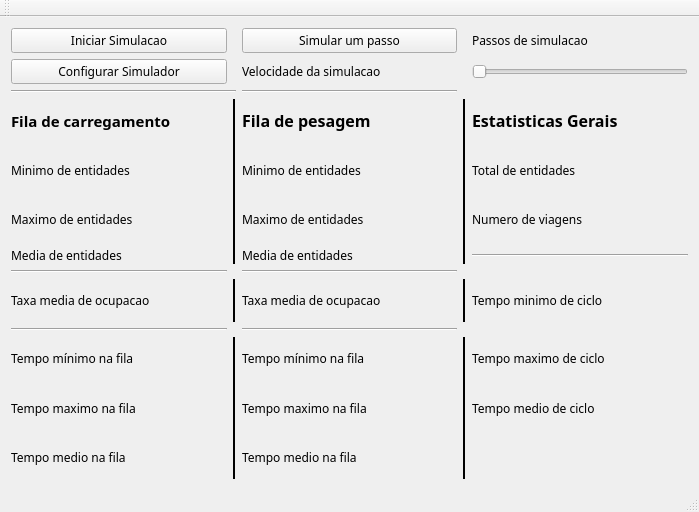
<?xml version="1.0" encoding="UTF-8"?>
<ui version="4.0">
 <class>JanelaPrincipal</class>
 <widget class="QMainWindow" name="JanelaPrincipal">
  <property name="windowModality">
   <enum>Qt::NonModal</enum>
  </property>
  <property name="geometry">
   <rect>
    <x>0</x>
    <y>0</y>
    <width>699</width>
    <height>512</height>
   </rect>
  </property>
  <property name="font">
   <font>
    <family>Ubuntu Mono</family>
   </font>
  </property>
  <property name="windowTitle">
   <string>Siga bem caminhoneiro</string>
  </property>
  <property name="locale">
   <locale language="Portuguese" country="Brazil"/>
  </property>
  <property name="tabShape">
   <enum>QTabWidget::Rounded</enum>
  </property>
  <widget class="QWidget" name="centralWidget">
   <layout class="QGridLayout" name="gridLayout">
    <item row="6" column="0">
     <widget class="QLabel" name="minimoEntidadesFilaCarregamento">
      <property name="text">
       <string>Minimo de entidades</string>
      </property>
     </widget>
    </item>
    <item row="14" column="5">
     <widget class="QLabel" name="tempoMaximoFilaPesagem">
      <property name="text">
       <string>Tempo maximo na fila</string>
      </property>
     </widget>
    </item>
    <item row="1" column="0">
     <widget class="QPushButton" name="botaoInciarPausar">
      <property name="text">
       <string>Iniciar Simulacao</string>
      </property>
     </widget>
    </item>
    <item row="7" column="5">
     <widget class="QLabel" name="maximoEntidadesPesagem">
      <property name="text">
       <string>Maximo de entidades</string>
      </property>
     </widget>
    </item>
    <item row="4" column="0" colspan="2">
     <widget class="Line" name="line_8">
      <property name="orientation">
       <enum>Qt::Horizontal</enum>
      </property>
     </widget>
    </item>
    <item row="5" column="7">
     <widget class="QLabel" name="tituloGerais">
      <property name="font">
       <font>
        <pointsize>12</pointsize>
        <weight>75</weight>
        <bold>true</bold>
       </font>
      </property>
      <property name="text">
       <string>Estatisticas Gerais</string>
      </property>
     </widget>
    </item>
    <item row="10" column="0">
     <widget class="Line" name="line_2">
      <property name="orientation">
       <enum>Qt::Horizontal</enum>
      </property>
     </widget>
    </item>
    <item row="7" column="0">
     <widget class="QLabel" name="maximoEntidadesFilaCarregamento">
      <property name="text">
       <string>Maximo de entidades</string>
      </property>
     </widget>
    </item>
    <item row="15" column="5">
     <widget class="QLabel" name="tempoMedioFilaPesagem">
      <property name="text">
       <string>Tempo medio na fila</string>
      </property>
     </widget>
    </item>
    <item row="8" column="0">
     <widget class="QLabel" name="mediaEntidadesFilaCarregamento">
      <property name="text">
       <string>Media de entidades</string>
      </property>
     </widget>
    </item>
    <item row="5" column="1" rowspan="4">
     <widget class="Line" name="line">
      <property name="contextMenuPolicy">
       <enum>Qt::PreventContextMenu</enum>
      </property>
      <property name="frameShadow">
       <enum>QFrame::Plain</enum>
      </property>
      <property name="lineWidth">
       <number>2</number>
      </property>
      <property name="orientation">
       <enum>Qt::Vertical</enum>
      </property>
     </widget>
    </item>
    <item row="14" column="0">
     <widget class="QLabel" name="tempoMaximoFilaCarregamento">
      <property name="text">
       <string>Tempo maximo na fila</string>
      </property>
     </widget>
    </item>
    <item row="12" column="0">
     <widget class="Line" name="line_5">
      <property name="orientation">
       <enum>Qt::Horizontal</enum>
      </property>
     </widget>
    </item>
    <item row="6" column="5">
     <widget class="QLabel" name="minimoEntidadesPesagem">
      <property name="text">
       <string>Minimo de entidades</string>
      </property>
     </widget>
    </item>
    <item row="2" column="0">
     <widget class="QPushButton" name="botaoConfigurar">
      <property name="text">
       <string>Configurar Simulador</string>
      </property>
     </widget>
    </item>
    <item row="5" column="0">
     <widget class="QLabel" name="tituloFilaCarregamento">
      <property name="font">
       <font>
        <family>Ubuntu Mono</family>
        <pointsize>11</pointsize>
        <weight>75</weight>
        <bold>true</bold>
       </font>
      </property>
      <property name="text">
       <string>Fila de carregamento</string>
      </property>
     </widget>
    </item>
    <item row="11" column="0">
     <widget class="QLabel" name="taxaOcupacaoCarregamento">
      <property name="text">
       <string>Taxa media de ocupacao</string>
      </property>
     </widget>
    </item>
    <item row="1" column="5">
     <widget class="QPushButton" name="botaoSimularPasso">
      <property name="text">
       <string>Simular um passo</string>
      </property>
     </widget>
    </item>
    <item row="13" column="0">
     <widget class="QLabel" name="tempoMinimoFilaCarregamento">
      <property name="text">
       <string>Tempo mínimo na fila</string>
      </property>
     </widget>
    </item>
    <item row="11" column="1">
     <widget class="Line" name="line_4">
      <property name="frameShadow">
       <enum>QFrame::Plain</enum>
      </property>
      <property name="lineWidth">
       <number>2</number>
      </property>
      <property name="midLineWidth">
       <number>1</number>
      </property>
      <property name="orientation">
       <enum>Qt::Vertical</enum>
      </property>
     </widget>
    </item>
    <item row="10" column="5">
     <widget class="Line" name="line_3">
      <property name="orientation">
       <enum>Qt::Horizontal</enum>
      </property>
     </widget>
    </item>
    <item row="13" column="5">
     <widget class="QLabel" name="tempoMinimoFilaPesagem">
      <property name="text">
       <string>Tempo mínimo na fila</string>
      </property>
     </widget>
    </item>
    <item row="15" column="0">
     <widget class="QLabel" name="tempoMedioFilaCarregamento">
      <property name="text">
       <string>Tempo medio na fila</string>
      </property>
     </widget>
    </item>
    <item row="13" column="1" rowspan="3">
     <widget class="Line" name="line_7">
      <property name="frameShadow">
       <enum>QFrame::Plain</enum>
      </property>
      <property name="lineWidth">
       <number>2</number>
      </property>
      <property name="orientation">
       <enum>Qt::Vertical</enum>
      </property>
     </widget>
    </item>
    <item row="11" column="5">
     <widget class="QLabel" name="taxaOcupacaoPesagem">
      <property name="text">
       <string>Taxa media de ocupacao</string>
      </property>
     </widget>
    </item>
    <item row="12" column="5">
     <widget class="Line" name="line_6">
      <property name="orientation">
       <enum>Qt::Horizontal</enum>
      </property>
     </widget>
    </item>
    <item row="4" column="5">
     <widget class="Line" name="line_9">
      <property name="orientation">
       <enum>Qt::Horizontal</enum>
      </property>
     </widget>
    </item>
    <item row="8" column="5">
     <widget class="QLabel" name="mediaEntidadesPesagem">
      <property name="text">
       <string>Media de entidades</string>
      </property>
     </widget>
    </item>
    <item row="5" column="5">
     <widget class="QLabel" name="titulaFilaPesagem">
      <property name="font">
       <font>
        <family>Ubuntu Mono</family>
        <pointsize>12</pointsize>
        <weight>75</weight>
        <bold>true</bold>
       </font>
      </property>
      <property name="text">
       <string>Fila de pesagem</string>
      </property>
     </widget>
    </item>
    <item row="5" column="6" rowspan="4">
     <widget class="Line" name="line_10">
      <property name="contextMenuPolicy">
       <enum>Qt::PreventContextMenu</enum>
      </property>
      <property name="frameShadow">
       <enum>QFrame::Plain</enum>
      </property>
      <property name="lineWidth">
       <number>2</number>
      </property>
      <property name="orientation">
       <enum>Qt::Vertical</enum>
      </property>
     </widget>
    </item>
    <item row="11" column="6">
     <widget class="Line" name="line_11">
      <property name="frameShadow">
       <enum>QFrame::Plain</enum>
      </property>
      <property name="lineWidth">
       <number>2</number>
      </property>
      <property name="midLineWidth">
       <number>1</number>
      </property>
      <property name="orientation">
       <enum>Qt::Vertical</enum>
      </property>
     </widget>
    </item>
    <item row="13" column="6" rowspan="3">
     <widget class="Line" name="line_12">
      <property name="frameShadow">
       <enum>QFrame::Plain</enum>
      </property>
      <property name="lineWidth">
       <number>2</number>
      </property>
      <property name="midLineWidth">
       <number>1</number>
      </property>
      <property name="orientation">
       <enum>Qt::Vertical</enum>
      </property>
     </widget>
    </item>
    <item row="6" column="7">
     <widget class="QLabel" name="totalEntidades">
      <property name="text">
       <string>Total de entidades</string>
      </property>
     </widget>
    </item>
    <item row="7" column="7">
     <widget class="QLabel" name="numeroViagem">
      <property name="text">
       <string>Numero de viagens</string>
      </property>
     </widget>
    </item>
    <item row="1" column="7">
     <widget class="QLabel" name="passosSimulacao">
      <property name="text">
       <string>Passos de simulacao</string>
      </property>
     </widget>
    </item>
    <item row="8" column="7">
     <widget class="Line" name="line_13">
      <property name="orientation">
       <enum>Qt::Horizontal</enum>
      </property>
     </widget>
    </item>
    <item row="11" column="7">
     <widget class="QLabel" name="tempoMinimoCiclo">
      <property name="text">
       <string>Tempo minimo de ciclo</string>
      </property>
     </widget>
    </item>
    <item row="13" column="7">
     <widget class="QLabel" name="tempoMaximoCiclo">
      <property name="text">
       <string>Tempo maximo de ciclo</string>
      </property>
     </widget>
    </item>
    <item row="14" column="7">
     <widget class="QLabel" name="tempoMedioCiclo">
      <property name="text">
       <string>Tempo medio de ciclo</string>
      </property>
     </widget>
    </item>
    <item row="2" column="5">
     <widget class="QLabel" name="textoVelocidade">
      <property name="layoutDirection">
       <enum>Qt::RightToLeft</enum>
      </property>
      <property name="text">
       <string>Velocidade da simulacao</string>
      </property>
     </widget>
    </item>
    <item row="2" column="7">
     <widget class="QSlider" name="sliderVelocidade">
      <property name="sizePolicy">
       <sizepolicy hsizetype="Preferred" vsizetype="Fixed">
        <horstretch>0</horstretch>
        <verstretch>0</verstretch>
       </sizepolicy>
      </property>
      <property name="orientation">
       <enum>Qt::Horizontal</enum>
      </property>
     </widget>
    </item>
   </layout>
  </widget>
  <widget class="QMenuBar" name="menuBar">
   <property name="geometry">
    <rect>
     <x>0</x>
     <y>0</y>
     <width>699</width>
     <height>17</height>
    </rect>
   </property>
  </widget>
  <widget class="QToolBar" name="mainToolBar">
   <attribute name="toolBarArea">
    <enum>TopToolBarArea</enum>
   </attribute>
   <attribute name="toolBarBreak">
    <bool>false</bool>
   </attribute>
  </widget>
  <widget class="QStatusBar" name="statusBar"/>
 </widget>
 <layoutdefault spacing="6" margin="11"/>
 <resources/>
 <connections/>
</ui>
